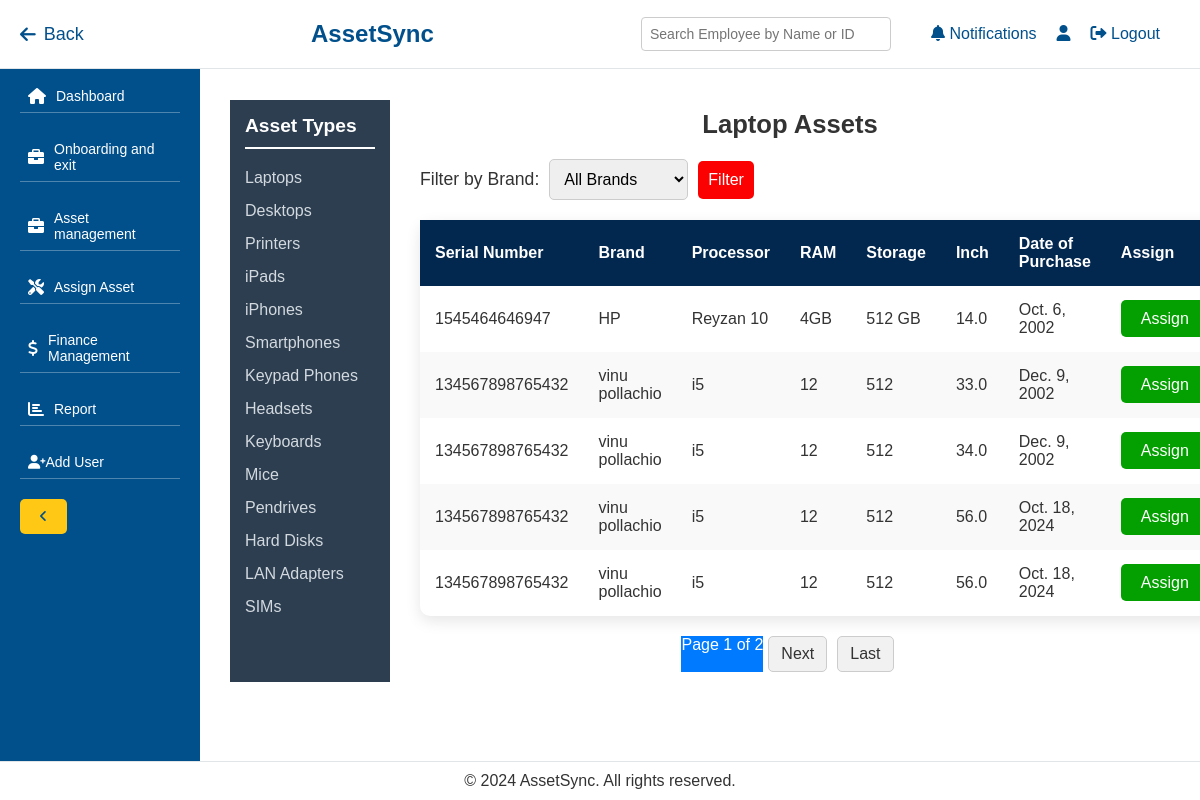
Screenshot of /assign-asset/total/ with the database file from the repository.
### management/models.py (models this page shows, shortened)
class Laptop(models.Model):
    serial_number = models.CharField(max_length=100)
    brand = models.CharField(max_length=100)
    processor = models.CharField(max_length=100)
    ram_capacity = models.CharField(max_length=50)
    storage = models.CharField(max_length=50)
    inch = models.DecimalField(max_digits=4, decimal_places=1)
    status = models.CharField(max_length=50)
    building_name = models.CharField(max_length=100)
    date_of_purchase = models.DateField()
    purchased_amount = models.DecimalField(max_digits=10, decimal_places=2)
    warranty_details = models.CharField(max_length=100)
    warranty_date = models.DateField()
    remarks = models.TextField(blank=True, null=True)
    employee = models.ForeignKey(Employee, on_delete=models.SET_NULL, null=True, blank=True, related_name='laptops')

### management/views.py (the view)
# urls.py: path('assign-asset/total/', views.total_assets, name='total_assets'),
def total_assets(request):
    asset_type = request.GET.get('asset_type', 'Laptop')
    brand_filter = request.GET.get('brand', '')
    asset_model = {
        'Laptop': Laptop,
        'Desktop': Desktop,
        'Printer': Printer,
        'iPad': iPad,
        'iPhone': iPhone,
        'Smartphone': Smartphone,
        'KeypadPhone': KeypadPhone,
        'Headset': Headset,
        'Keyboard': Keyboard,
        'Mouse': Mouse,
        'Pendrive': Pendrive,
        'HardDisk': HardDisk,
        'LanAdapter': LanAdapter,
        'SIM': SIM,
    }.get(asset_type, Laptop)
    has_brand_field = hasattr(asset_model, 'brand')
    if has_brand_field and brand_filter:
        assets = asset_model.objects.filter(brand=brand_filter)
    else:
        assets = asset_model.objects.all()
    brands = asset_model.objects.values_list('brand', flat=True).distinct() if has_brand_field else []
    paginator = Paginator(assets, 5)  # Show 5 assets per page
    page_number = request.GET.get('page')
    page_obj = paginator.get_page(page_number)
    context = {
        'asset_type': asset_type,
        'brands': brands if has_brand_field else None,  # Only pass brands if available
        'selected_brand': brand_filter,
        'page_obj': page_obj,
    }
    return render(request, 'management/total_assets.html', context)

### management/templates/management/total_assets.html (shortened to what this page needs)
{% extends 'management/base.html' %}
{% block content %}
<div class="main-container">
    <div class="second-sidebar">
        <h2>Asset Types</h2>
        <ul>
            <li><a href="?asset_type=Laptop">Laptops</a></li>
            <li><a href="?asset_type=Desktop">Desktops</a></li>
            <li><a href="?asset_type=Printer">Printers</a></li>
            <li><a href="?asset_type=iPad">iPads</a></li>
            <li><a href="?asset_type=iPhone">iPhones</a></li>
            <li><a href="?asset_type=Smartphone">Smartphones</a></li>
            <li><a href="?asset_type=KeypadPhone">Keypad Phones</a></li>
            <li><a href="?asset_type=Headset">Headsets</a></li>
            <li><a href="?asset_type=Keyboard">Keyboards</a></li>
            <li><a href="?asset_type=Mouse">Mice</a></li>
            <li><a href="?asset_type=Pendrive">Pendrives</a></li>
            <li><a href="?asset_type=HardDisk">Hard Disks</a></li>
            <li><a href="?asset_type=LanAdapter">LAN Adapters</a></li>
            <li><a href="?asset_type=SIM">SIMs</a></li>
        </ul>
    </div>
    <div class="content-area">
        <h2>{{ asset_type }} Assets</h2>
        {% if brands %}
        <form method="GET">
            <label for="brand">Filter by Brand:</label>
            <select name="brand">
                <option value="">All Brands</option>
            </select>
            <button type="submit">Filter</button>
        </form>
        {% endif %}
        <div class="asset-list">
            <table>
                <thead>
                    <tr>
                        <th>Serial Number</th>
                        {% if asset_type == 'SIM' %}
                            <th>SIM Number</th>
                            <th>SIM Status</th>
                        {% elif asset_type == 'iPhone' or asset_type == 'Smartphone' %}
                            <th>Mobile</th>
                            <th>IMEI No1</th>
                            <th>IMEI No2</th>
                        {% elif asset_type == 'Laptop' or asset_type == 'Desktop' %}
                            <th>Brand</th>
                            <th>Processor</th>
                            <th>RAM</th>
                            <th>Storage</th>
                            <th>Inch</th>
                        {% else %}
                            <th>Brand</th>
                        {% endif %}
                        <th>Date of Purchase</th>
                        <th>Assign</th>
                    </tr>
                </thead>
                <tbody>
                    {% for asset in page_obj %}
                    <tr>
                        <td>{{ asset.serial_number }}</td>
                        {% if asset_type == 'SIM' %}
                            <td>{{ asset.sim_number }}</td>
                            <td>{{ asset.sim_status }}</td>
                        {% elif asset_type == 'iPhone' or asset_type == 'Smartphone' %}
                            <td>{{ asset.mobile }}</td>
                            <td>{{ asset.imei_no1 }}</td>
                            <td>{{ asset.imei_no2 }}</td>
                        {% elif asset_type == 'Laptop' or asset_type == 'Desktop' %}
                            <td>{{ asset.brand }}</td>
                            <td>{{ asset.processor }}</td>
                            <td>{{ asset.ram_capacity }}</td>
                            <td>{{ asset.storage }}</td>
                            <td>{{ asset.inch }}</td>
                        {% else %}
                            <td>{{ asset.brand }}</td>
                        {% endif %}
                        <td>{{ asset.date_of_purchase }}</td>
                        <td><a href="{% url 'assign_asset_to_employee' asset.id %}?asset_type={{ asset_type }}" class="assign-btn">Assign</a></td>
                    </tr>
                    {% endfor %}
                </tbody>
            </table>
            <div class="pagination">
                <span class="current">Page {{ page_obj.number }} of {{ page_obj.paginator.num_pages }}</span>
                {% if page_obj.has_next %}
                <li><a href="?page={{ page_obj.next_page_number }}&asset_type={{ asset_type }}&brand={{ selected_brand }}">Next</a></li>
                <li><a href="?page={{ page_obj.paginator.num_pages }}&asset_type={{ asset_type }}&brand={{ selected_brand }}">Last</a></li>
                {% endif %}
            </div>
        </div>
    </div>
</div>
{% endblock %}

### management/templates/management/base.html (style rules this page uses)
:root { --primary-color: #01508c; --secondary-color: #ffc814; --light-blue-color: #e9f7ff; --white-color: #ffffff; --text-color: #333333; --line-color: rgba(255, 255, 255, 0.3); --collapsed-width: 50px; --expanded-width: 200px; --dropdown-bg-color: #ffffff; --dropdown-hover-bg-color: #f1f1f1; --dropdown-border-color: #e0e0e0; }
* { margin: 0; padding: 0; box-sizing: border-box; }
body { font-family: Arial, sans-serif; background-color: var(--light-blue-color); color: var(--text-color); }
button, .btn { background-color: var(--secondary-color); color: var(--primary-color); border: none; padding: 10px 20px; border-radius: 5px; cursor: pointer; transition: background-color 0.3s, color 0.3s; }

### management/templates/management/total_assets.html (style rules this page uses)
.main-container { display: flex; margin-top: 20px; font-family: 'Poppins', sans-serif; }
.main-container .second-sidebar { width: 160px; background-color: #2c3e50; padding: 15px; color: white; margin-left: 10px; height: auto; }
.main-container .second-sidebar h2 { font-size: 1.2rem; margin-bottom: 20px; color: rgb(255, 255, 255); border-bottom: 2px solid #ffffff; padding-bottom: 10px; }
.main-container .second-sidebar ul { list-style: none; padding: 0; }
.main-container .second-sidebar ul li { margin-bottom: 15px; }
.main-container .second-sidebar ul li a { text-decoration: none; font-size: 1rem; color: #d3d9df; transition: color 0.3s ease; }
.main-container .content-area { margin-left: 20px; padding: 10px; width: calc(100% - 200px); }
.main-container .content-area h2 { font-size: 1.6rem; margin-bottom: 20px; color: #333; text-align: center; }
.main-container form { display: flex; justify-content: flex-start; align-items: center; margin-bottom: 20px; }
.main-container form label { margin-right: 10px; font-size: 1.1rem; color: #333; }
.main-container form select, .main-container form button { padding: 10px; font-size: 1rem; border-radius: 5px; border: 1px solid #ccc; margin-right: 10px; }
.main-container form button { background-color: #fb0101; color: white; cursor: pointer; border: none; transition: background-color 0.3s ease; }
.main-container table { width: 100%; border-collapse: collapse; margin: 20px 0; font-size: 1rem; border-radius: 10px; box-shadow: 0 5px 15px rgba(0, 0, 0, 0.1); }
.main-container table th, .main-container table td { padding: 15px; text-align: left; }
.main-container table th { background-color: #032850; color: white; }
.main-container table tr:nth-child(even) { background-color: #f9f9f9; }
.main-container a.assign-btn { background-color: #049f01; color: white; padding: 10px 20px; border-radius: 5px; text-decoration: none; }
.main-container .pagination { display: flex; justify-content: center; margin-top: 20px; }
.main-container .pagination li { list-style: none; margin: 0 5px; }
.main-container .pagination li a { display: block; padding: 8px 12px; background-color: #f1f1f1; border: 1px solid #ccc; border-radius: 5px; color: #333; text-decoration: none; transition: background-color 0.3s ease; }
.main-container .pagination .current { background-color: #007bff; color: white; }

### rows the page displays
Laptop: serial_number "1545464646947", brand "HP", processor "Reyzan 10", ram_capacity "4GB", storage "512 GB", inch "14.0", date_of_purchase "Oct. 6, 2002"
Laptop: serial_number "134567898765432", brand "vinu pollachio", processor "i5", ram_capacity "12", storage "512", inch "33.0", date_of_purchase "Dec. 9, 2002"
Laptop: serial_number "134567898765432", brand "vinu pollachio", processor "i5", ram_capacity "12", storage "512", inch "34.0", date_of_purchase "Dec. 9, 2002"
Laptop: serial_number "134567898765432", brand "vinu pollachio", processor "i5", ram_capacity "12", storage "512", inch "56.0", date_of_purchase "Oct. 18, 2024"
Laptop: serial_number "134567898765432", brand "vinu pollachio", processor "i5", ram_capacity "12", storage "512", inch "56.0", date_of_purchase "Oct. 18, 2024"

### other values shown
{{ asset_type }} "Laptop"
{{ page_obj.number }} "1"
{{ page_obj.paginator.num_pages }} "2"
